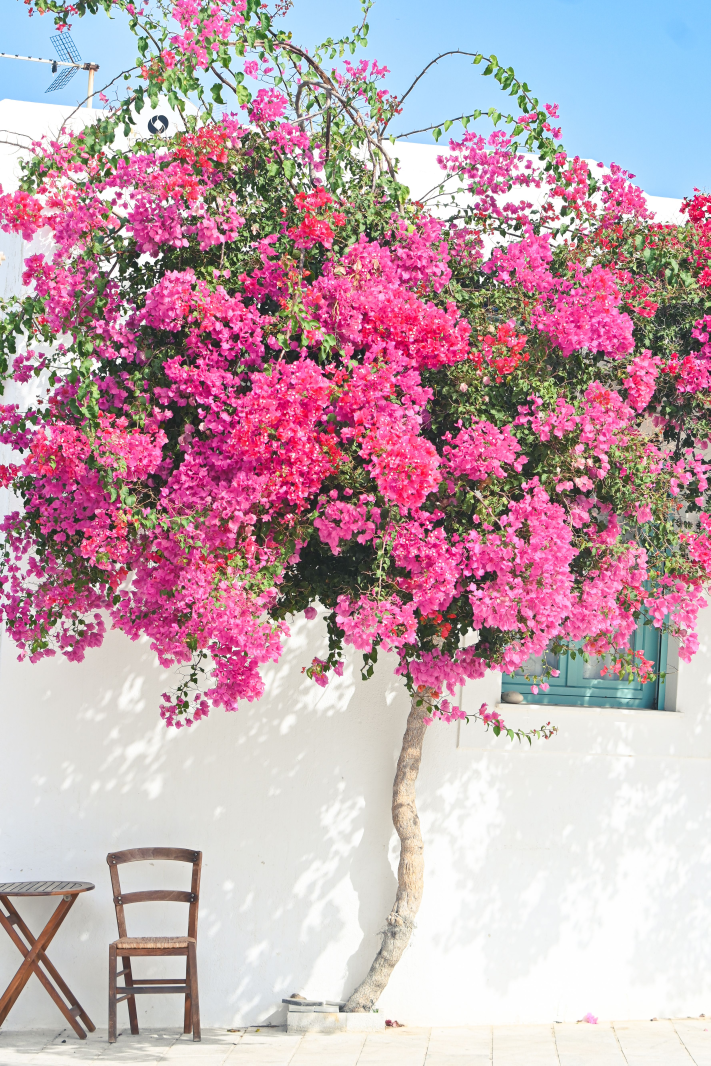
#> input picture imagenes_entrada/alice.jpg, 3551 x 5327 px (shown at 1/5 size); its folder holds only this picture in this run
$ python main.py
#> lines starting #> are read from the running program, lines starting #| are printed output that depends on the picture
from PIL import Image
from PIL import ImageOps
from PIL import ImageDraw
import os
import xlsxwriter


def procesar_imagenes():
    """
    Procesa todas las imágenes de la carpeta 'imagenes_entrada'.

    La función:
    - Lee imágenes JPG y PNG.
    - Las redimensiona a un máximo de 800x800 píxeles.
    - Las convierte a escala de grises.
    - Agrega una marca de agua.
    - Guarda las imágenes procesadas en la carpeta 'imagenes_salida'.

    Retorna:
        list: Lista con la información necesaria para generar el reporte.
    """

    os.makedirs("imagenes_salida", exist_ok=True)

    datos_reporte = []

    for archivo in os.listdir("imagenes_entrada"):

        if not archivo.lower().endswith((".jpg", ".png")):
            continue

        print(archivo)

        ruta_imagen = os.path.join("imagenes_entrada", archivo)

        imagen = Image.open(ruta_imagen)
#> imagen is the input picture: PIL image 3551x5327 RGB; mean R, G, B 193.9, 164.3, 175

        formato = imagen.format
#> formato = 'JPEG'

        ancho_original, alto_original = imagen.size
#> ancho_original = 3551; alto_original = 5327

        imagen.thumbnail((800, 800))
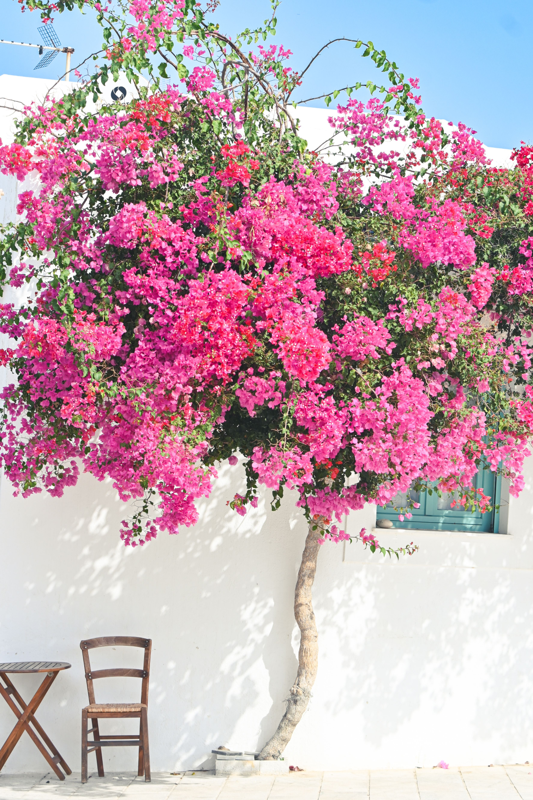
#> imagen: PIL image 533x800 RGB; mean R, G, B 193.7, 164.2, 174.9

        imagen = ImageOps.grayscale(imagen)
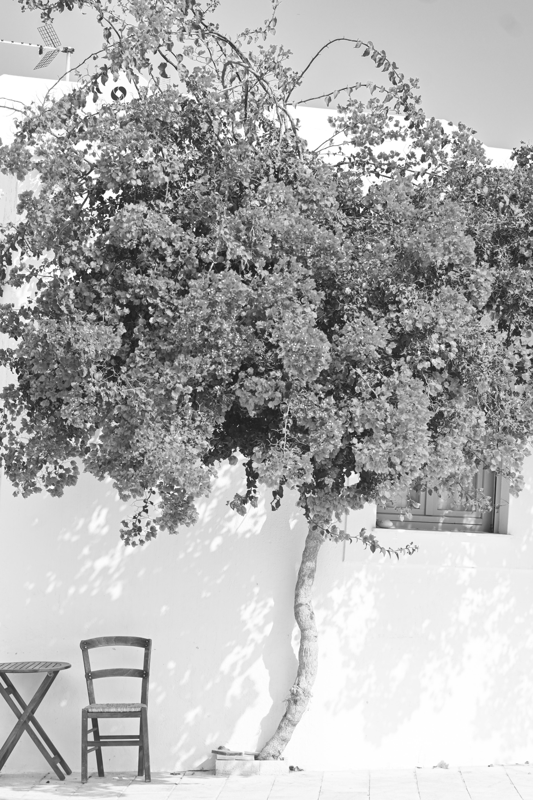
#> imagen: PIL image 533x800 L; min 24, max 255, mean 174.3

        dibujo = ImageDraw.Draw(imagen)

        dibujo.text(
            (imagen.width - 120, imagen.height - 40),
            "agencia de fotos",
            fill=255
        )

        ruta_salida = os.path.join("imagenes_salida", archivo)

        imagen.save(ruta_salida)

        datos_reporte.append([
            archivo,
            formato,
            ancho_original,
            alto_original,
            "Procesada"
        ])

    return datos_reporte


def generar_reporte(datos_reporte):
    """
    Genera un archivo Excel con la información de las imágenes procesadas.

    Parámetros:
        datos_reporte (list): Lista con el nombre, formato,
        dimensiones originales y estado de cada imagen.
    """

    workbook = xlsxwriter.Workbook("reporte_imagenes.xlsx")
    worksheet = workbook.add_worksheet()

    encabezados = [
        "Nombre del archivo",
        "Formato",
        "Ancho original",
        "Alto original",
        "Estado"
    ]

    for columna, encabezado in enumerate(encabezados):
        worksheet.write(0, columna, encabezado)

    for fila, datos in enumerate(datos_reporte, start=1):
        for columna, valor in enumerate(datos):
            worksheet.write(fila, columna, valor)

    workbook.close()

    print("Reporte Excel generado correctamente.")


if __name__ == "__main__":
    """
    Punto de entrada del programa.
    """

    datos = procesar_imagenes()
    print(datos)
#| [['alice.jpg', 'JPEG', 3551, 5327, 'Procesada']]
    generar_reporte(datos)

$ run again, on imagenes_entrada/janvibez.jpg
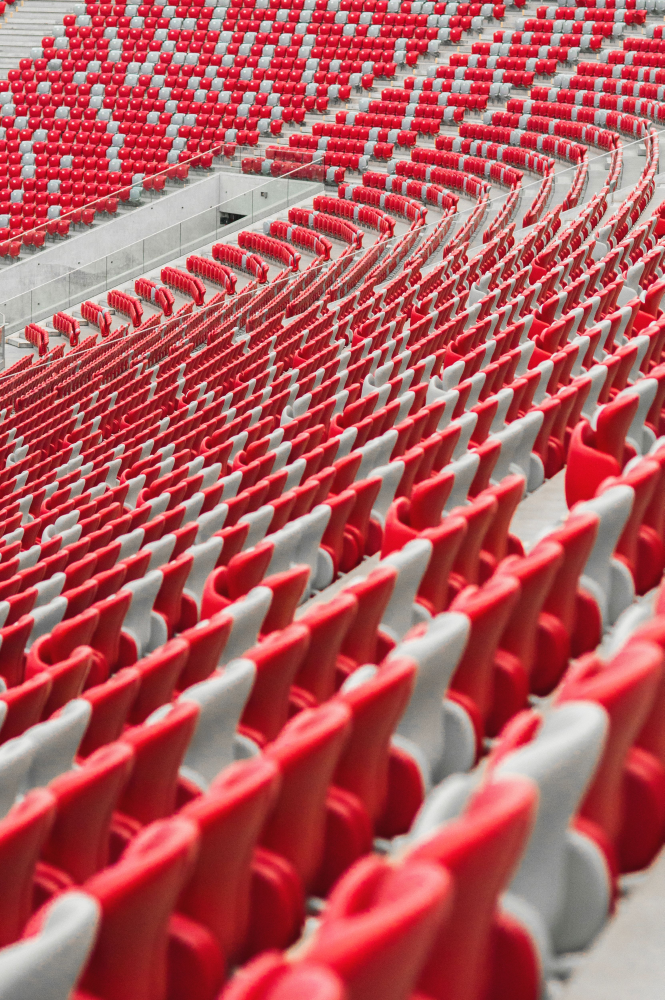
#> input picture imagenes_entrada/janvibez.jpg, 3321 x 5000 px (shown at 1/5 size)
#> in procesar_imagenes, imagen is the input picture: PIL image 3321x5000 RGB; mean R, G, B 178.7, 91.5, 94.9
#> in procesar_imagenes, `imagen.thumbnail((800, 800))`:
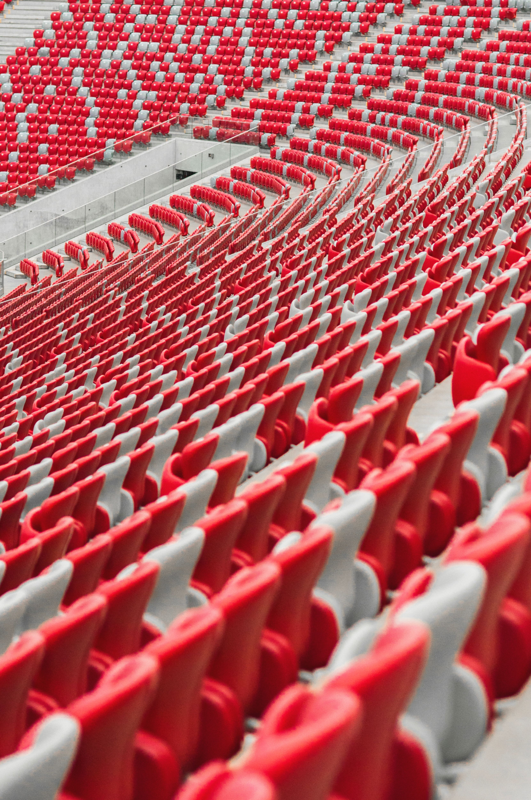
#> imagen: PIL image 531x800 RGB; mean R, G, B 178.6, 91.4, 94.8
#> in procesar_imagenes, `imagen = ImageOps.grayscale(imagen)`:
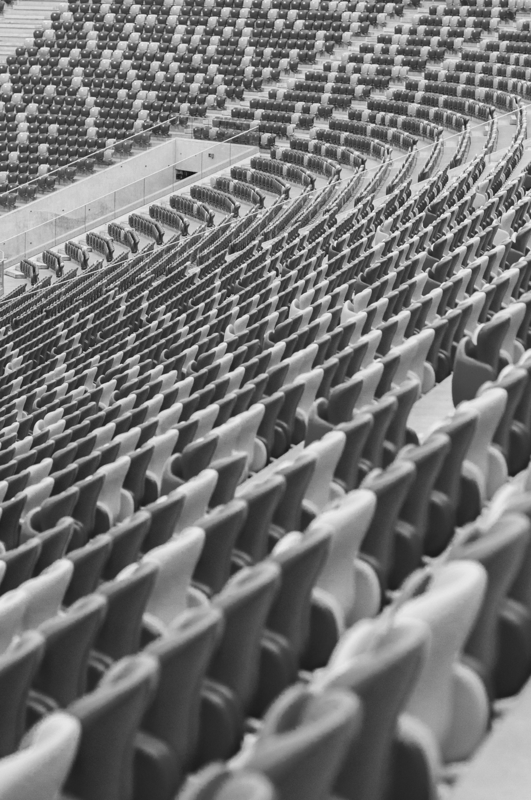
#> imagen: PIL image 531x800 L; min 18, max 243, mean 117.8
#| [['janvibez.jpg', 'JPEG', 3321, 5000, 'Procesada']]

$ run again, on imagenes_entrada/jemanuel.jpg
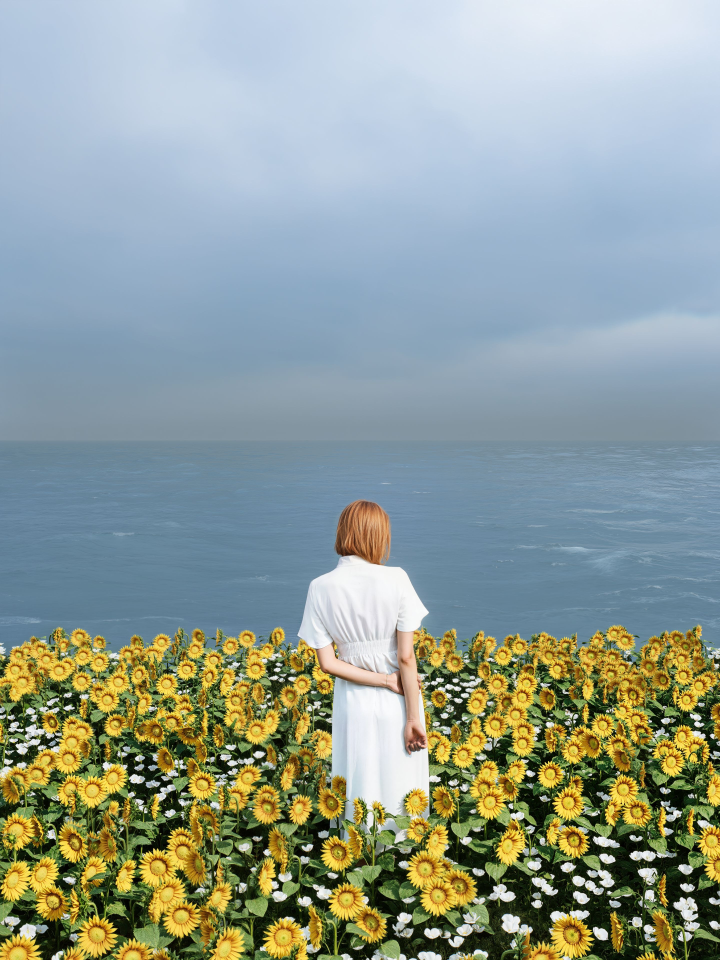
#> input picture imagenes_entrada/jemanuel.jpg, 2880 x 3840 px (shown at 1/4 size)
#> in procesar_imagenes, imagen is the input picture: PIL image 2880x3840 RGB; mean R, G, B 145, 157.6, 150.4
#> in procesar_imagenes, `imagen.thumbnail((800, 800))`:
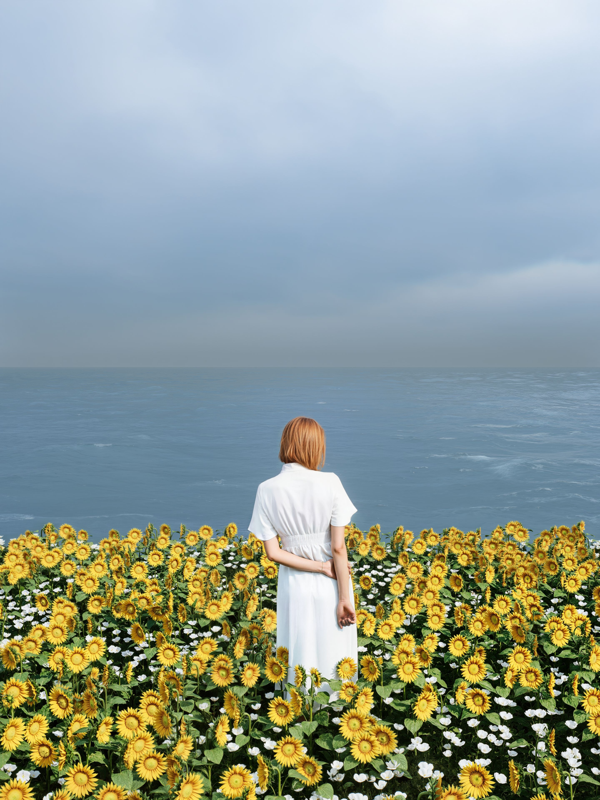
#> imagen: PIL image 600x800 RGB; mean R, G, B 145, 157.6, 150.5
#> in procesar_imagenes, `imagen = ImageOps.grayscale(imagen)`:
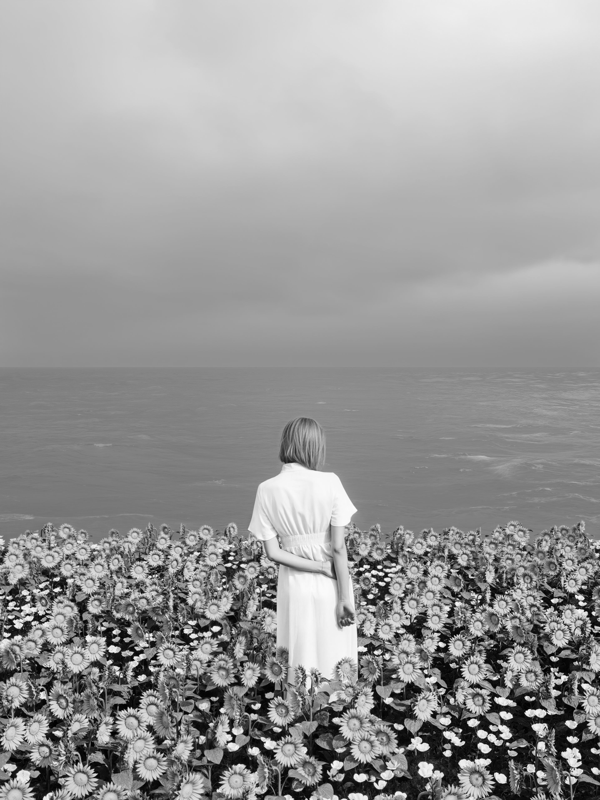
#> imagen: PIL image 600x800 L; min 0, max 255, mean 153.1
#| [['jemanuel.jpg', 'JPEG', 2880, 3840, 'Procesada']]

$ run again, on imagenes_entrada/damir.jpg
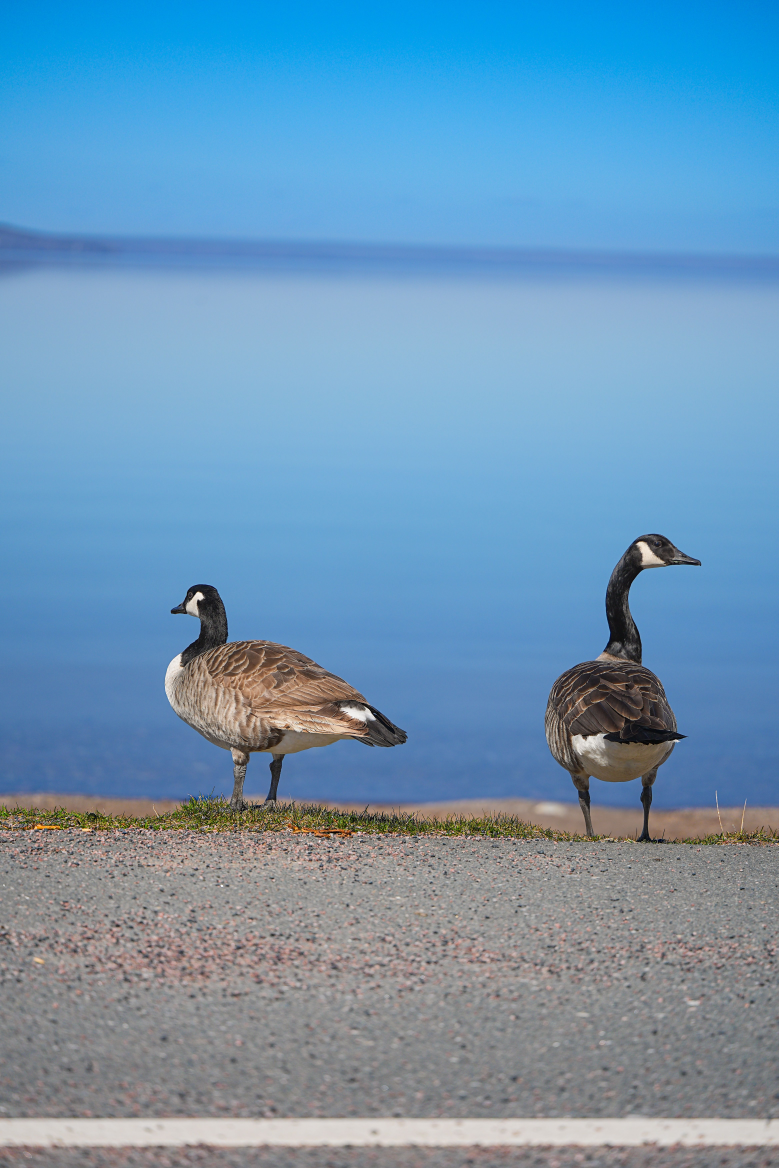
#> input picture imagenes_entrada/damir.jpg, 4672 x 7008 px (shown at 1/6 size)
#> in procesar_imagenes, imagen is the input picture: PIL image 4672x7008 RGB; mean R, G, B 109.5, 150, 181.1
#> in procesar_imagenes, `imagen.thumbnail((800, 800))`:
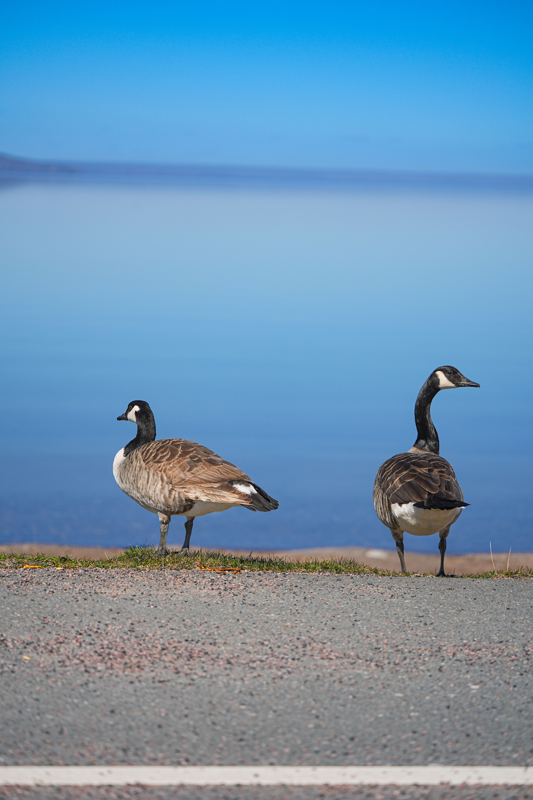
#> imagen: PIL image 533x800 RGB; mean R, G, B 109.6, 150, 181.2
#> in procesar_imagenes, `imagen = ImageOps.grayscale(imagen)`:
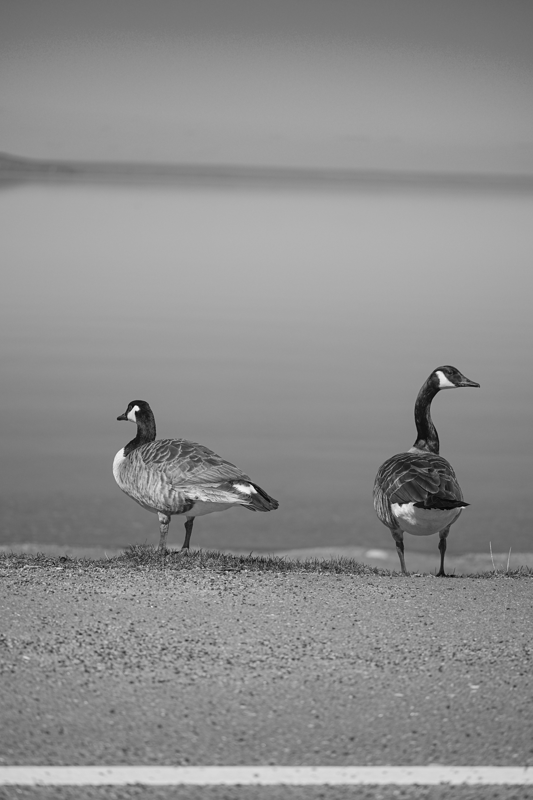
#> imagen: PIL image 533x800 L; min 5, max 248, mean 141.5
#| [['damir.jpg', 'JPEG', 4672, 7008, 'Procesada']]
